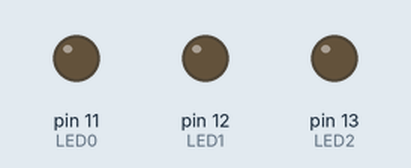
Bench run of a sketch on a simulated Arduino Uno, built with avr-gcc and run on an emulated ATmega328P. Shown: output pins drawn as LEDs (lit = HIGH).

Above: at 0.2 s.
At 2.7 s:
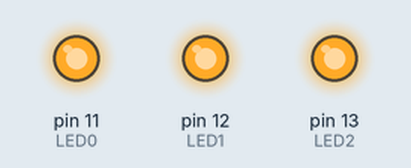
Timing chart, 0 to 3.0 s (numbered marks = the images above):
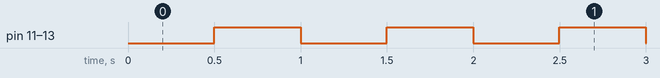

Measured:
- by itself, pin 11 (LED0), pin 12 (LED1), pin 13 (LED2): alternates HIGH for 0.50 s and LOW for 0.50 s

The sketch:

timer_interrupts_separator.ino
```cpp
/*
 * Author Name      : Badrikesh Prusty
 * Organisation     : Emertxe Information Technologies (P) Ltd.
 * Date             : 11/08/2020
 * Description      : Write an Arduino program to implement timer interrupts separator using LEDs for each timer and toggle the LEDs
                      on its own interrupt generation such that it blinks every half second, simultanously.
 * Input            : No input from the user required
 * Output           : All three LEDs blinks every every half second synchronously.
 */

#define LED0 11     //defining macros for LEDs as pin numbers
#define LED1 12
#define LED2 13

void setup() {              //setup function codes executes only once
    cli();        //deactivate interupts to avoid accidental generation of interrupts while configuring

    //Timer0
    TCCR0A = 0;                               //clear all bits of 0A and 0B register
    TCCR0B = 0;
    TCNT0 = 0;                                //initialize Timeer counter register from 0. This reg value increments with every tick
    OCR0A = 249;                              //output compare register is used to compare its value with TCNT register value
    TCCR0A |= 1 << WGM01;                     //Turn on CTC mode, clear on compare mode if TCNT matches with output compare reg
    TCCR0B |= (1 << CS01) | (1 << CS00);      //Set the prescaler to 64
    TIMSK0 |= 1 << OCIE0A;                    //generate the interrupts on compare

    //Timer1
    TCCR1A = 0;
    TCCR1B = 0;
    TCNT1 = 0;                                //initial timer counter value 0
    OCR1A = 249;
    TCCR1B |= 1 << WGM12;                     //turn on CTC mode
    TCCR1B |= (1 << CS11) | (1 << CS10);      //set prescaler to 64
    TIMSK1 = 1 << OCIE1A;                     //generate the interrupts on compare

    //Timer2
    TCCR2A = 0;
    TCCR2B = 0;
    TCNT2 = 0;                                //initial timer counter register to 0
    OCR2A = 249;
    TCCR2A |= 1 << WGM21;                     //turn on CTC mode
    TCCR2B |= (1 << CS22);                    //set prescaler to 64
    TIMSK2 = 1 << OCIE2A;                     //generate the interrupt on compare

    sei();    //activate interrupts

    pinMode(LED0, OUTPUT);
    pinMode(LED1, OUTPUT);      //intitialize led pins
    pinMode(LED2, OUTPUT);
}

ISR(TIMER0_COMPA_vect)  {                     //interrupt service routine of Timer0 interrupt
    static unsigned count0;
    static bool SW0;
    if ( ++count0 == 500 )  {                   //increment the counter every time the interrupt is generated
        count0 = 0;                             //if interrupt is generated every 1ms increment the count value by 1
        SW0 = !SW0;                             //such that on 500ms it act/deact the switch and turn the counter to 0
        digitalWrite(LED0, SW0);
    }
}

ISR(TIMER1_COMPA_vect)  {                          //interrupt service routine of Timer1 interrupt
    static unsigned count1;
    static bool SW1;
    if ( ++count1 == 500 )  {                    //increment with every 1msec interrupt generation
        count1 = 0;                              //turn count value to 0
        SW1 = !SW1;                              //turn on/off switch
        digitalWrite(LED1, SW1);
    }
}

ISR(TIMER2_COMPA_vect)  {                       //interrupt service routine of Timer2 interrupt
    static unsigned count2;
    static bool SW2;
    if ( ++count2 == 500 )  {                   //increment with every 1msec interrupt generation
        count2 = 0;                             //turn count value to 0
        SW2 = !SW2;                             //turn on/off switch
        digitalWrite(LED2, SW2);
    }
}

void loop() {
}
```
